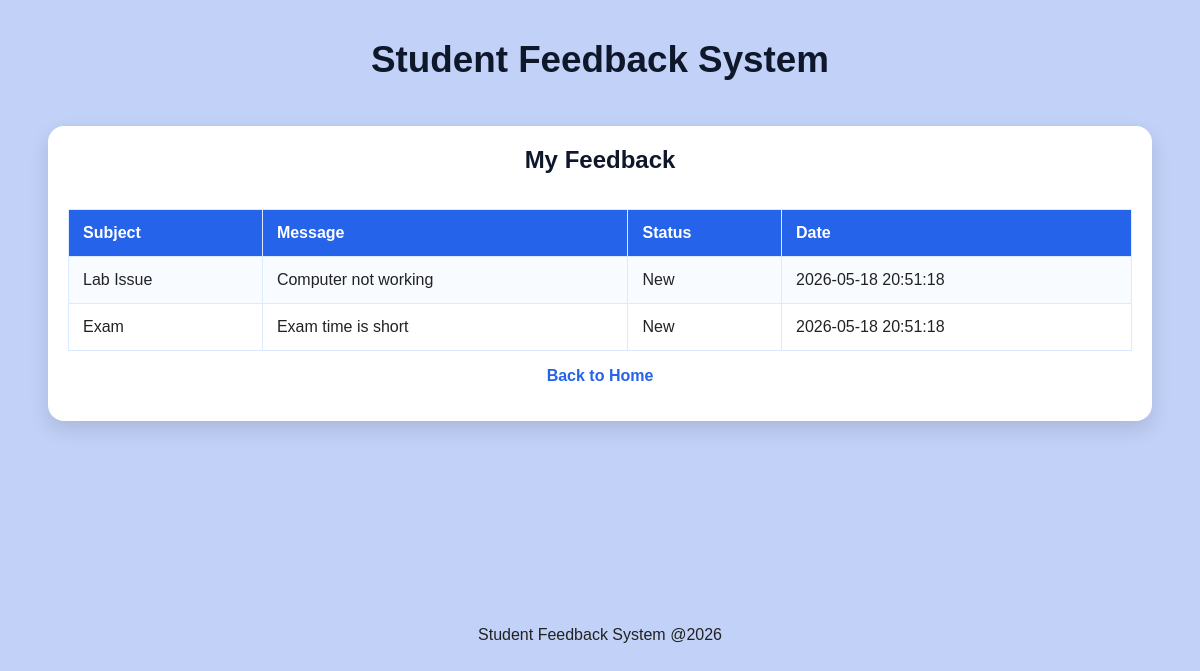
The page /my_feedback.php (signed in) on the database its author committed.
### tables this page shows
CREATE TABLE feedback (
    id INT AUTO_INCREMENT PRIMARY KEY,
    user_id INT NOT NULL,
    subject VARCHAR(100) NOT NULL,
    message TEXT NOT NULL,
    status VARCHAR(20) DEFAULT 'New',
    created_at DATETIME DEFAULT CURRENT_TIMESTAMP,
    FOREIGN KEY (user_id) REFERENCES users(id)
);

### my_feedback.php (the view, shortened to what this page needs)
<?php
require_once 'db.php';
$user_id = $_SESSION["user_id"];
$stmt = $pdo->prepare(
    "SELECT subject, message, status, created_at
     FROM feedback
     WHERE user_id = :user_id
     ORDER BY created_at DESC"
);
$stmt->execute([
    ':user_id' => $user_id
]);
$rows = $stmt->fetchAll();
?>
<!DOCTYPE html>
<html>
<head>
    <link rel="stylesheet" href="style.css">
</head>
<body class="myfeedback-page">
<header>
    <h1 class="headerhome">Student Feedback System</h1>
</header>
<main>
    <section class="container">
        <h2>My Feedback</h2>
        <div class="ta">
        <table>
            <tr>
                <th>Subject</th>
                <th>Message</th>
                <th>Status</th>
                <th>Date</th>
            </tr>
            <?php if (count($rows) > 0) { ?>
                <?php foreach ($rows as $row) { ?>
                    <tr>
                        <td><?php echo htmlspecialchars($row["subject"]); ?></td>
                        <td><?php echo htmlspecialchars($row["message"]); ?></td>
                        <td><?php echo htmlspecialchars($row["status"]); ?></td>
                        <td><?php echo htmlspecialchars($row["created_at"]); ?></td>
                    </tr>
                <?php } ?>
            <?php } else { ?>
                <tr>
                    <td colspan="4">No feedback found</td>
                </tr>
            <?php } ?>
        </table>
        </div>
        <p><a href="home.php">Back to Home</a></p>
    </section>
</main>
<footer>
    <p>Student Feedback System @2026</p>
</footer>
</body>
</html>

### style.css (style rules this page uses)
* { box-sizing: border-box; }
body { margin: 0; font-family: Arial, sans-serif; background: rgb(193, 209, 247); color: #222; }
header { text-align: center; padding: 20px 10px 10px; }
h1, h2 { margin: 0 0 15px; text-align: center; color: #0f172a; }
h1 { font-size: 1.5rem; padding-top: 19px; }
p { text-align: center; }
.container { width: 92%; margin: 20px auto; background-color: #ffffff; padding: 20px; border-radius: 16px; box-shadow: 0 8px 20px rgba(0, 0, 0, 0.12); }
a { text-decoration: none; color: #2563eb; font-weight: bold; }
.myfeedback-page .ta { width: 100%; overflow-x: auto; }
.myfeedback-page th { background-color: #2563eb; color: white; }
.myfeedback-page table { width: 100%; border-collapse: collapse; margin-top: 20px; background-color: white; }
.myfeedback-page table, .myfeedback-page th, .myfeedback-page td { border: 1px solid #dbeafe; }
footer { text-align: center; margin-top: 30px; }
.myfeedback-page th, .myfeedback-page td { padding: 12px; text-align: left; white-space: nowrap; }
.myfeedback-page tr:nth-child(even) { background-color: #f8fbff; }
@media (min-width: 768px) { h1 { font-size: 2.3rem; padding-top: 19px; } }
@media (min-width: 768px) { .myfeedback-page th, .myfeedback-page td { padding: 14px; } }
@media (min-width: 768px) { .myfeedback-page footer { margin-top: 205px; } }

### rows shown on the page
feedback: subject "Lab Issue", message "Computer not working", status "New", created_at "2026-05-18 20:51:18"
feedback: subject "Exam", message "Exam time is short", status "New", created_at "2026-05-18 20:51:18"
